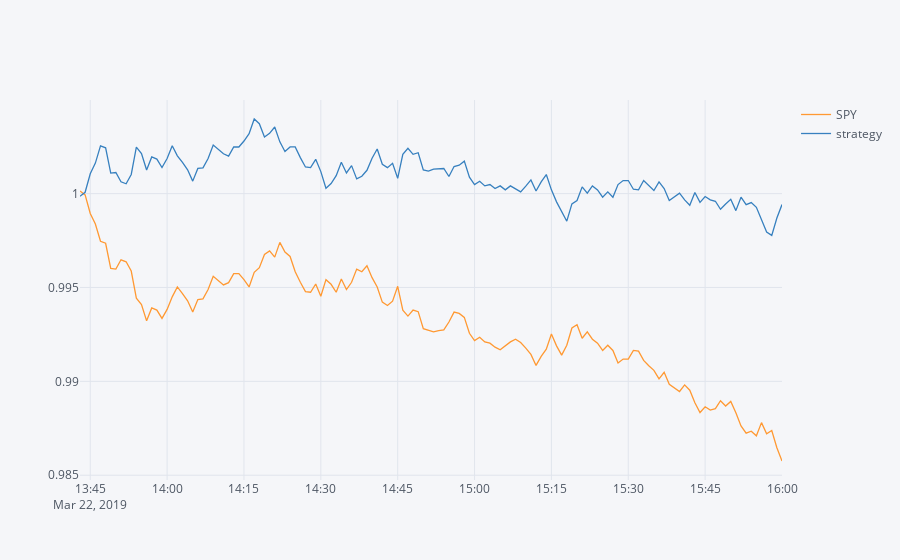
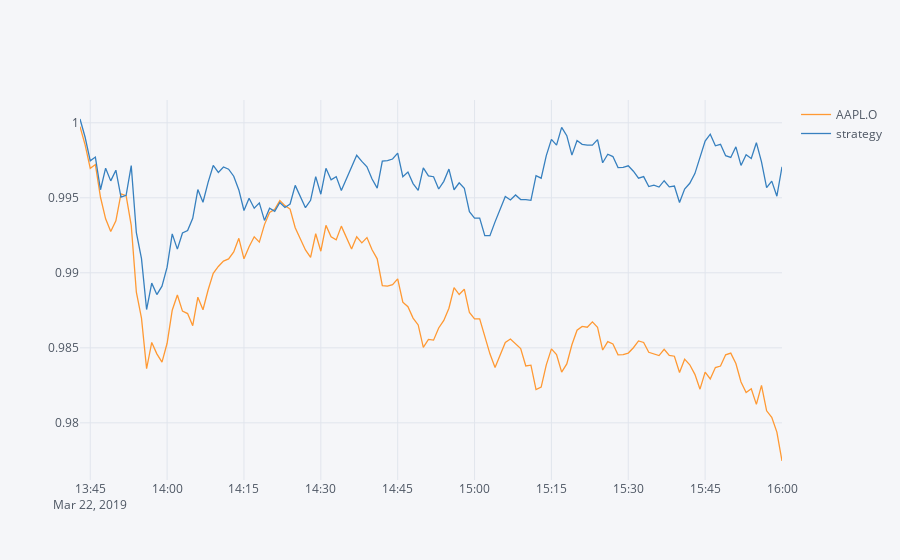

The notebook cell saved with these charts, in order:
### Code cell
for ric in rics:
    res[ric][[ric, 'strategy']].cumsum().apply(np.exp).iplot()

### Figure 1 — Plotly figure (JSON) as saved in the notebook; plotly's stock layout.template omitted (floating-point values rounded to 4 significant figures; data arrays with more than 128 entries replaced by an {"elided": "..."} marker saying what was removed)
{"data": [{"line": {"color": "rgba(255, 153, 51, 1.0)", "dash": "solid", "shape": "linear", "width": 1.3}, "mode": "lines", "name": "SPY", "text": "", "type": "scatter", "x": {"elided": "138 str values"}, "y": {"elided": "138 float values"}}, {"line": {"color": "rgba(55, 128, 191, 1.0)", "dash": "solid", "shape": "linear", "width": 1.3}, "mode": "lines", "name": "strategy", "text": "", "type": "scatter", "x": {"elided": "138 str values"}, "y": {"elided": "138 float values"}}], "layout": {"legend": {"bgcolor": "#F5F6F9", "font": {"color": "#4D5663"}}, "paper_bgcolor": "#F5F6F9", "plot_bgcolor": "#F5F6F9", "title": {"font": {"color": "#4D5663"}}, "xaxis": {"gridcolor": "#E1E5ED", "showgrid": true, "tickfont": {"color": "#4D5663"}, "title": {"font": {"color": "#4D5663"}, "text": ""}, "zerolinecolor": "#E1E5ED"}, "yaxis": {"gridcolor": "#E1E5ED", "showgrid": true, "tickfont": {"color": "#4D5663"}, "title": {"font": {"color": "#4D5663"}, "text": ""}, "zerolinecolor": "#E1E5ED"}}}

### Figure 2 — Plotly figure (JSON) as saved in the notebook; plotly's stock layout.template omitted (floating-point values rounded to 4 significant figures; data arrays with more than 128 entries replaced by an {"elided": "..."} marker saying what was removed)
{"data": [{"line": {"color": "rgba(255, 153, 51, 1.0)", "dash": "solid", "shape": "linear", "width": 1.3}, "mode": "lines", "name": "AAPL.O", "text": "", "type": "scatter", "x": {"elided": "138 str values"}, "y": {"elided": "138 float values"}}, {"line": {"color": "rgba(55, 128, 191, 1.0)", "dash": "solid", "shape": "linear", "width": 1.3}, "mode": "lines", "name": "strategy", "text": "", "type": "scatter", "x": {"elided": "138 str values"}, "y": {"elided": "138 float values"}}], "layout": {"legend": {"bgcolor": "#F5F6F9", "font": {"color": "#4D5663"}}, "paper_bgcolor": "#F5F6F9", "plot_bgcolor": "#F5F6F9", "title": {"font": {"color": "#4D5663"}}, "xaxis": {"gridcolor": "#E1E5ED", "showgrid": true, "tickfont": {"color": "#4D5663"}, "title": {"font": {"color": "#4D5663"}, "text": ""}, "zerolinecolor": "#E1E5ED"}, "yaxis": {"gridcolor": "#E1E5ED", "showgrid": true, "tickfont": {"color": "#4D5663"}, "title": {"font": {"color": "#4D5663"}, "text": ""}, "zerolinecolor": "#E1E5ED"}}}
